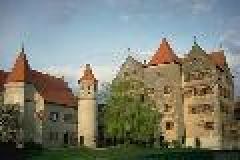
#> input picture 1_Searching_Images_CBIR/ImageRequete.jpg, 120 x 80 px (shown 2 times larger); its folder holds only this picture in this run
$ python atelier_1_Color.py
#> lines starting #> are read from the running program, lines starting #| are printed output that depends on the picture
#> in Searching, img is the input picture: shape (80, 120, 3); mean B, G, R 114.3, 126.5, 123.8
# -*- coding: utf-8 -*-
"""
@author: EL KHOU Mohammed

Ci-joint l'Atelier 1 Image mining:
1- La base de donnees
2- L'image requete
l'objectif est de developper un systeme CBIR utilisant Python ou Matlab
permettant d'afficher 5 images, de la base de donn¨¦es nomm¨¦e DataSet,
les plus similaires  a l'image requete.
"""
import cv2, glob, csv
import numpy as np
from math import sqrt
import matplotlib.pyplot as plt
import matplotlib.image as mpimg
import scipy
from scipy.spatial import distance

def getFeatures(img):
    # img = cv2.cvtColor(img, cv2.COLOR_BGR2HSV)
    R, G, B = img[:,:,0], img[:,:,1], img[:,:,2]
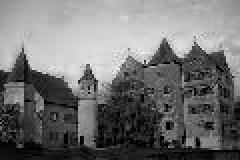
#> R: shape (80, 120) (shown 2 times larger); min 0, max 244, mean 114.3
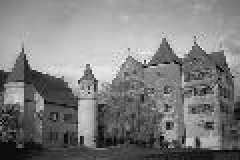
#> G: shape (80, 120) (shown 2 times larger); min 0, max 247, mean 126.5
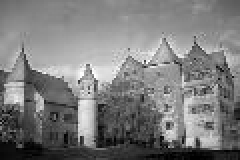
#> B: shape (80, 120) (shown 2 times larger); min 0, max 255, mean 123.8
#    print(R)
    feature = [np.mean(R), np.std(R), np.mean(G), np.std(G), np.mean(B), np.std(B)]
#> feature = [114.3, 71.2, 126.5, 55.74, 123.8, 52.41]
#    print(type(feature/np.mean(feature)))
#    print(type(np.mean(R)))
    return feature/np.mean(feature)

# 1- Phase hors ligne appelé souvent indexation où pour chaque image un vecteur descripteur
# sera extrait et sauvegarder sous forme de base d’indexes
def Indexing(data_path, data_set):
    # Extraire les paths des images de type jpg qui se trouve dans le dossier : data_path
    all_files = glob.glob(str(data_path)+"/*.jpg")
    # ovrir un fichier de type csv on mode ecriture pour stocker les entites extrait pour ces images
    csv_file = open(data_set, mode='w')

    # Créez un objet qui fonctionne comme un écrivain mais mappe les dictionnaires sur les lignes de sortie.
    fieldnames = ['imgName', 'vect']
    writer = csv.DictWriter(csv_file, fieldnames=fieldnames)

    writer.writeheader()
    print("Indexing : ", end="", flush=True)
    # Parcourire l'ensemble des images de base de donnees
    for imagePath in all_files:
        imageID = imagePath[imagePath.rfind("\\") + 1:]

        img = cv2.imread(imagePath)
        feature = getFeatures(img)


        features = np.array(feature).astype('|S20')

#        features = [str(f) for f in feature]
        writer.writerow({'imgName': imageID, 'vect': b",".join(features[:])})
        print(".", end="", flush=True)
#        break
    print("[DONE]")
    csv_file.close()

# 2- Phase en ligne : c’est la recherche d’images similaires pour une image requête.
#Le même type de descripteur sera extrait de l’image requête et comparé avec la base d’indexes.

def Searching(data_path, data_set, imgName):
    img = cv2.imread(imgName)
    req = getFeatures(img)
#> req = [1.26, 0.785, 1.4, 0.615, 1.37, 0.578]
    # ovrir un fichier de type csv on mode lecture
    csv_file = open(data_set, mode='r')
    csv_reader = csv.DictReader(csv_file)

    top5 = [['',float(1000)] for _ in range(5)]
    for row in csv_reader:
       # parcourir chauque ligne du fichier et on  prend le vecteur descriptive qui est de type String
       # et en le transfere en vecteur du vecteur du point de type float32
        vect = row["vect"].split('\'')[1].split(',')
        feature = [np.float64(x) for x in vect] # Ajouter vecteur dans notre vecteur descriptive

        feature = np.array(vect).astype(np.float64)

# [4 lines of commented-out code are left out]

        dist = sqrt(sum([(xi-yi)**2 for xi,yi in zip(feature, req)]))

        # trie par insertion
        i = 0
        while i < len(top5) and  dist > top5[i][1]:
            i += 1
        if i < len(top5) :
            for j in reversed(range(i+1,len(top5))):
                top5[j] = top5[j-1]
            top5[i] = [row["imgName"], dist]
#> after the loop, top5 = [['', 1000], ['', 1000], ['', 1000], ['', 1000], ['', 1000]]
    csv_file.close()

    print(top5)
#| [['', 1000.0], ['', 1000.0], ['', 1000.0], ['', 1000.0], ['', 1000.0]]
    for i, top in enumerate(top5) :
        if top[0]:
            print(top[0])
            plt.subplot(2, 3, i+2)
            plt.title(top[0])
            plt.xticks([]),plt.yticks([])
            image = mpimg.imread(data_path+top[0])
            plt.imshow(image)

    plt.subplot(2, 3, 1)
    plt.xticks([]),plt.yticks([])
    plt.title('ImageRequete')
    plt.imshow(mpimg.imread(imgName))
    plt.rcParams['figure.figsize'] = [15, 7]
    plt.show()

# La fonction main
if __name__ == '__main__':
    data_path = 'obj_decoys/'
    data_set = 'dataSetColor.csv'

    Indexing(data_path , data_set)
    Searching(data_path, data_set, "ImageRequete.jpg")
#    Searching(data_path, data_set, data_path+"382020.jpg")
    # Searching(data_path, data_set, data_path+"655070.jpg")
